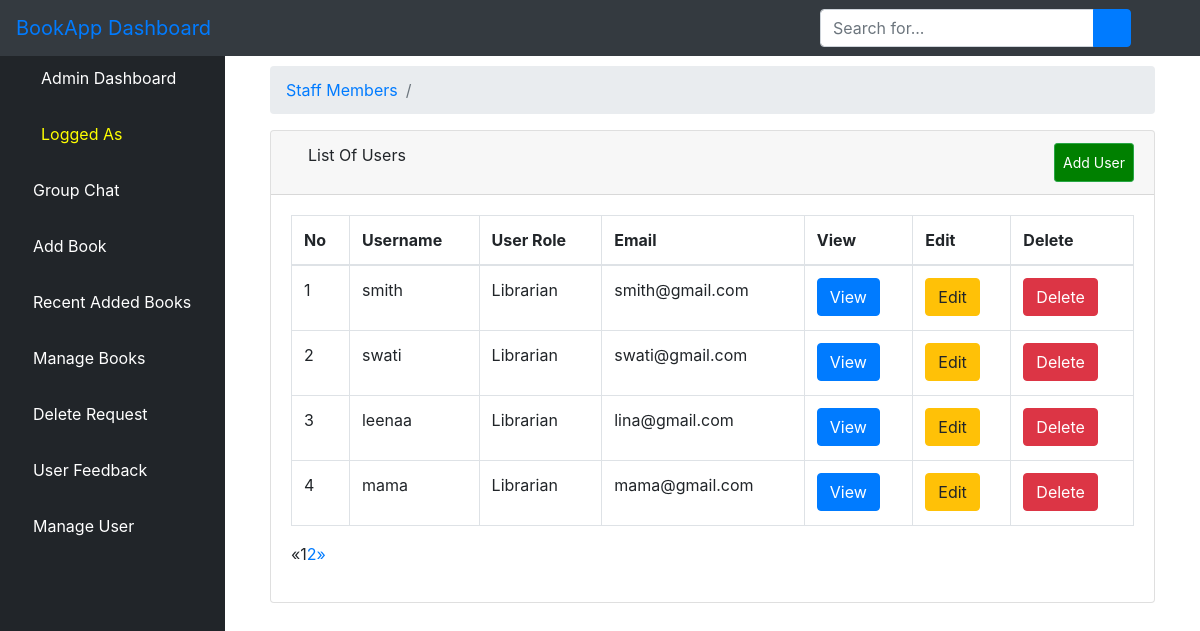
The page /aluser/ on the database its author committed.
### bookstore/models.py (models this page shows)
class User(AbstractUser):
    is_admin = models.BooleanField(default=False)
    is_publisher = models.BooleanField(default=False)
    is_librarian = models.BooleanField(default=False)
    class Meta:
        swappable = 'AUTH_USER_MODEL'

### bookstore/views.py (the view)
# urls.py: path('aluser/', views.ListUserView.as_view(), name='aluser'),
class ListUserView(generic.ListView):
    model = User
    template_name = 'dashboard/list_users.html'
    context_object_name = 'users'
    paginate_by = 4
    def get_queryset(self):
        return User.objects.order_by('-id')

### bookstore/templates/dashboard/list_users.html (shortened to what this page needs)
{% extends 'dashboard/base.html' %}
{% block body %}
        <div class="container-fluid">
        <div class="row">
          <div class="col-12 mb-3">
          <div class="col-12 mb-3">
                <div id="content-wrapper">
        <div class="container-fluid">
            <ol class="breadcrumb">
                <li class="breadcrumb-item">
                    <a href="">Staff Members</a>
                </li>
                <li class="breadcrumb-item active"></li>
            </ol>
            <div class="card mb-3">
                <div class="card-header">
                    <i class="fas fa-table"></i>
                    List Of Users
                    <a  class="btn btn-sm btn-success" href="{% url 'create_user_form' %}" style="padding: 8px; float: right; background-color: green; color: white;">Add User</a>
                </div>
                <div class="card-body">
                    <div class="table-responsive">
                        <table class="table table-bordered" id="dataTable" width="100%" cellspacing="0">
                            <thead>
                            <tr>
                                <th>No</th>
                                <th>Username</th>
                                <th>User Role</th>
                                <th>Email</th>
                                <th>View</th>
                                <th>Edit</th>
                                <th>Delete</th>
                            </tr>
                            </thead>
                            <tbody>
                        {% if users %}
                            {% for user in users %}
                                <tr>
                                    <td>{{ forloop.counter }}</td>
                                    <td>{{ user.username }}</td>
                                    <td>{% if user.is_publisher == True %}
                                      <p>Publisher</p>
                                    {% elif user.is_admin == True %}
                                      <p>Admin</p>
                                    {% else %}
                                    <p>Librarian</p>
                                      {% endif %}
                                    </td>
                                    <td>{{ user.email }}</td>
                                    <td>
                <a href="{% url 'alvuser' user.pk %}"><button type="button" class="btn btn-primary"> View</button></a>
                 </td>
                <td>
                <a href="{% url 'aeuser' user.pk %}"><button type="button" class="btn btn-warning"> Edit</button></a>
        </td>
        <td>
          <a href="{% url 'aduser' user.pk %}"><button type="button" class="btn btn-danger"> Delete</button></a></td>
                                </tr>
                            {% endfor %}
                        {% endif %}
                            </tbody>
                        </table>
                          {% if is_paginated %}
  <ul class="pagination">
    {% if page_obj.has_previous %}
      <li><a href="?page={{ page_obj.previous_page_number }}">&laquo;</a></li>
    {% else %}
      <li class="disabled"><span>&laquo;</span></li>
    {% endif %}
    {% for i in paginator.page_range %}
      {% if page_obj.number == i %}
        <li class="active"><span>{{ i }} <span class="sr-only">(current)</span></span></li>
      {% else %}
        <li><a href="?page={{ i }}">{{ i }}</a></li>
      {% endif %}
    {% endfor %}
    {% if page_obj.has_next %}
      <li><a href="?page={{ page_obj.next_page_number }}">&raquo;</a></li>
    {% else %}
      <li class="disabled"><span>&raquo;</span></li>
    {% endif %}
  </ul>
{% endif %}
                    </div>
                </div>
            </div>
        </div>
    </div>
          </div>
        </div>
      </div>
    </div>
{% endblock %}

### bookstore/templates/dashboard/base.html (shortened to what this page needs)
{% load static %}
<!DOCTYPE html>
<html lang="en">
<head>
    {% load static %}
    <link href="{% static 'vendor/fontawesome-free/css/all.min.css' %}" rel="stylesheet" type="text/css">
       <link rel="stylesheet" href="{% static 'assets/css/bootstrap.min.css' %}">
      <link rel="stylesheet" href="{% static 'assets/fonts/font-awesome-4.7.0/css/font-awesome.min.css' %}">
    <link href="{% static 'vendor/datatables/dataTables.bootstrap4.css' %}" rel="stylesheet">
    <link rel="stylesheet" type="text/css" href="{% static 'css/master.css' %}">
    <link href="{% static 'css/sb-admin.css' %}" rel="stylesheet">
</head>
<body id="page-top">
<nav class="navbar navbar-expand navbar-dark bg-dark fixed-top">
    <a class="navbar-brand mr-1 text-primary" href="">BookApp Dashboard</a>
    <button class="btn btn-link btn-sm text-white order-1 order-sm-0" id="sidebarToggle" href="#">
        <i class="fas fa-bars"></i>
    </button>
      <form class="d-none d-md-inline-block form-inline ml-auto mr-0 mr-md-3 my-2 my-md-0" action="{% url 'asearch' %}">
        <div class="input-group">
            <input type="text" class="form-control" name="query" placeholder="Search for..." aria-label="Search" aria-describedby="basic-addon2">
            <div class="input-group-append">
                <button class="btn btn-primary" type="submit">
                    <i class="fas fa-search"></i>
                </button>
            </div>
        </div>
    </form>
    <ul class="navbar-nav ml-auto ml-md-0">
        <li class="nav-item dropdown no-arrow">
            <a class="nav-link dropdown-toggle" href="#" id="userDropdown" role="button" data-toggle="dropdown" aria-haspopup="true" aria-expanded="false">
                <i class="fas fa-user-circle fa-fw text-primary"></i>
            </a>
        </li>
    </ul>
</nav>
<div id="wrapper" style="padding-top: 50px">
<ul class="sidebar navbar-nav">
    <li class="nav-item active">
        <a class="nav-link" href="{% url 'dashboard' %}">
            <i class="fas fa-fw fa-tachometer-alt"></i>
            <span>Admin Dashboard</span>
        </a>
    </li>
    <li class="nav-item active">
        <a class="nav-link" href="">
            <i class="fas fa-user-circle fa-fw text-warning"></i>
            <span style="color: yellow">Logged As {{ user.username }}</span>
        </a>
    </li>
    <li class="nav-item">
        <a class="nav-link" href="{% url 'alchat' %}">
            <i class="fas fa-book text-primary"></i>
            <span style="color: white">Group Chat</span>
        </a>
    </li>
        <li class="nav-item">
        <a class="nav-link" href="{% url 'aabook_form' %}">
            <i class="fas fa-book text-primary"></i>
            <span style="color: white">Add Book</span>
        </a>
    </li>
    <li class="nav-item">
        <a class="nav-link" href="{% url 'albook' %}">
            <i class="fas fa-book text-primary"></i>
            <span style="color: white">Recent Added Books</span>
        </a>
    </li>
      <li class="nav-item">
        <a class="nav-link" href="{% url 'ambook' %}">
            <i class="fas fa-book text-primary"></i>
            <span style="color: white">Manage Books</span>
        </a>
    </li>
     <li class="nav-item">
        <a class="nav-link" href="{% url 'adrequest' %}">
            <i class="fas fa-book text-primary"></i>
            <span style="color: white">Delete Request</span>
        </a>
    </li>
     <li class="nav-item">
        <a class="nav-link" href="{% url 'afeedback' %}">
            <i class="fas fa-book text-primary"></i>
            <span style="color: white">User Feedback</span>
        </a>
    </li>
     <li class="nav-item">
        <a class="nav-link" href="{% url 'aluser' %}">
            <i class="fas fa-user text-primary"></i>
            <span style="color: white">Manage User</span>
        </a>
    </li>
</ul>
    {% block body %}{% endblock %}
</div>

### static/css/master.css (style rules this page uses)
html { scroll-behavior: smooth; }
li { list-style-type: none; }

### bookstore/templates/dashboard/base.html (style rules this page uses)
body { display: flex; flex-direction: column; min-height: 100vh; }

### rows shown on the page
User: username "smith", is_publisher "Librarian", email "smith@gmail.com"
User: username "swati", is_publisher "Librarian", email "swati@gmail.com"
User: username "leenaa", is_publisher "Librarian", email "lina@gmail.com"
User: username "mama", is_publisher "Librarian", email "mama@gmail.com"

### other values the page prints
{{ i }} "1"
{{ i }} "2"
